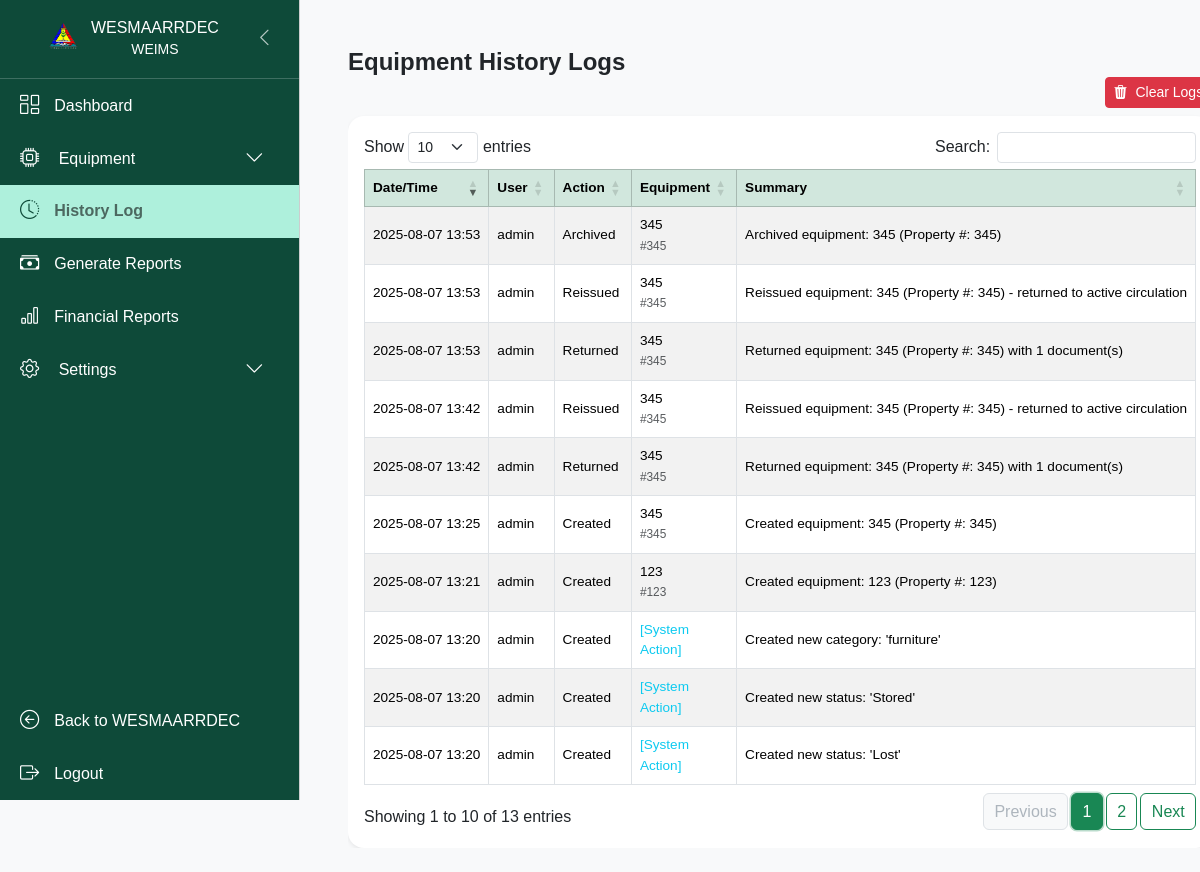
The page /weims/history-logs/ (signed in) on the database as committed earlier.
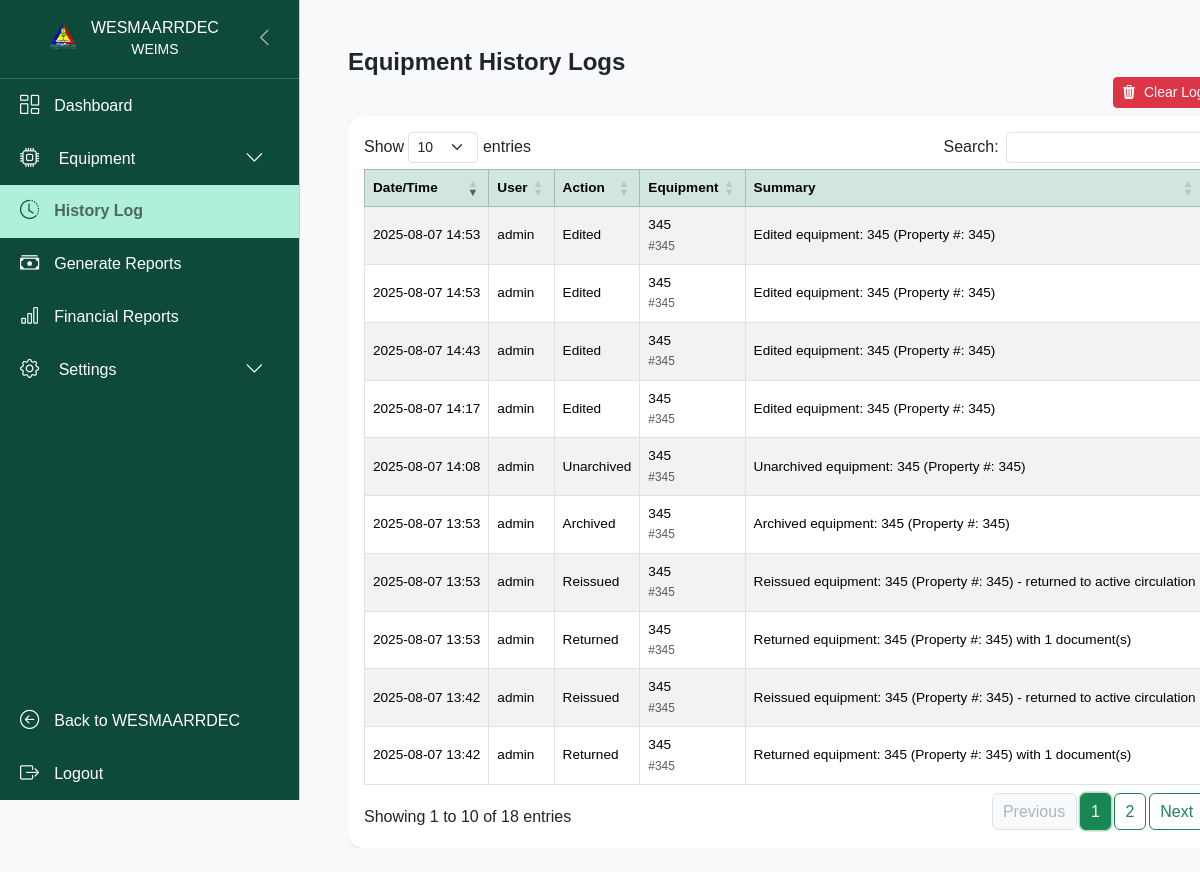
The same page on the database as committed later.
### equipments/models.py (models this page shows, shortened)
class EquipmentActionLog(models.Model):
    ACTION_CHOICES = [
        ('create', 'Created'),
        ('edit', 'Edited'),
        ('delete', 'Deleted'),
        ('archive', 'Archived'),
        ('unarchive', 'Unarchived'),
        ('return', 'Returned'),
        ('reissue', 'Reissued'),
    ]
    equipment = models.ForeignKey('Equipment', on_delete=models.SET_NULL, null=True, blank=True)
    action = models.CharField(max_length=20, choices=ACTION_CHOICES)
    user = models.ForeignKey(settings.AUTH_USER_MODEL, on_delete=models.SET_NULL, null=True)
    timestamp = models.DateTimeField(auto_now_add=True)
    summary = models.TextField(blank=True, null=True)

class Equipment(models.Model):
    user_image = models.ImageField(
        upload_to=image_path,
        default='equipment_pic/default.jpg',
        verbose_name="Equipment Image"
    )
    item_propertynum = models.CharField(max_length=50, blank=True, null=True, verbose_name="Property Number")
    item_name = models.CharField(max_length=50, verbose_name="Item Name")
    item_desc = models.CharField(max_length=50, blank=True, null=True, verbose_name="Item Description")
    additional_info = models.CharField(max_length=1000, blank=True, null=True, verbose_name="Additional Info")
    item_purdate = models.DateField(blank=True, null=True, verbose_name="Purchase Date")
    po_number = models.CharField(max_length=50, blank=True, null=True, verbose_name="PO Number")
    fund_source = models.CharField(max_length=100, blank=True, null=True, verbose_name="Fund Source")
    supplier = models.CharField(max_length=100, blank=True, null=True, verbose_name="Supplier")
    item_amount = models.DecimalField(max_digits=12, decimal_places=2, verbose_name="Amount")
    project_name = models.CharField(max_length=100, blank=True, null=True, verbose_name="Project Name")
    assigned_to = models.CharField(max_length=100, blank=True, null=True, verbose_name="Assigned To")
    end_user = models.CharField(max_length=100, blank=True, null=True, verbose_name="End User")
    location = models.CharField(max_length=100, blank=True, null=True, verbose_name="Location")
    current_location = models.CharField(max_length=100, blank=True, null=True, verbose_name="Current Location")
    assignment_reason = models.TextField(blank=True, null=True, verbose_name="Assignment Change Reason")
    user_change_reason = models.TextField(blank=True, null=True, verbose_name="End User Change Reason")
    location_change_reason = models.TextField(blank=True, null=True, verbose_name="Location Change Reason")
    current_location_reason = models.TextField(blank=True, null=True, verbose_name="Current Location Change Reason")
    category = models.ForeignKey(Category, on_delete=models.CASCADE, verbose_name="Category", default=1)
    status = models.ForeignKey(Status, on_delete=models.CASCADE, verbose_name="Status", default=1)
    emp = models.ForeignKey(settings.AUTH_USER_MODEL, on_delete=models.CASCADE, verbose_name="Employee")
    created_at = models.DateTimeField(auto_now_add=True, verbose_name="Created At")
    updated_at = models.DateTimeField(auto_now=True, verbose_name="Updated At")
    created_by = models.ForeignKey(
        settings.AUTH_USER_MODEL,
        related_name='equipment_created',
        on_delete=models.SET_NULL,
        null=True,
        blank=True,
        verbose_name="Created By"
    )
    updated_by = models.ForeignKey(
        settings.AUTH_USER_MODEL,
        related_name='equipment_updated',
        on_delete=models.SET_NULL,
        null=True,
        blank=True,
        verbose_name="Updated By"
    )
    order_receipt = models.FileField(upload_to='receipts/', null=True, blank=True)
    is_returned = models.BooleanField(default=False)
    return_document = models.FileField(upload_to='return_docs/', null=True, blank=True, verbose_name="Return Document")
    return_remarks = models.TextField(blank=True, null=True, verbose_name="Return Remarks")
    return_condition = models.CharField(max_length=50, blank=True, null=True, verbose_name="Condition Upon Return")
    return_type = models.CharField(max_length=30, blank=True, null=True, verbose_name="Return Type")
    returned_by = models.CharField(max_length=100, blank=True, null=True, verbose_name="Returned By")
    received_by = models.CharField(max_length=100, blank=True, null=True, verbose_name="Received By")
    damage_reason = models.TextField(blank=True, null=True, verbose_name="Damage Reason")
    lost_remarks = models.TextField(blank=True, null=True, verbose_name="Lost Remarks")
    is_archived = models.BooleanField(default=False)
    date_archived = models.DateTimeField(null=True, blank=True)
    archived_by = models.ForeignKey(
        settings.AUTH_USER_MODEL,
        null=True,
        blank=True,
        related_name='archived_equipments',
        on_delete=models.SET_NULL
    )
    class Meta:
        verbose_name = "Equipment"
        verbose_name_plural = "Equipment Records"

### auth_user/models.py (models this page shows)
class User(AbstractUser):
    profile_picture = models.ImageField(upload_to='profile_pictures/', null=True, blank=True)
    researcher = models.BooleanField(default=False)
    secretariat = models.BooleanField(default=False)
    stakeholder = models.BooleanField(default=False)

### equipments/views.py (the view)
# urls.py: path('history-logs/', views.history_logs, name='history_logs'),
@login_required
@user_passes_test(is_admin_or_superadmin)
def history_logs(request):
    logs = EquipmentActionLog.objects.select_related('user', 'equipment').order_by('-timestamp')[:500]  # Limit for performance
    return render(request, 'equipments/history_logs.html', {'logs': logs})

### cmscore/forms.py
class SearchForm(forms.Form):
     query = forms.CharField(max_length=100, required=True, widget=forms.TextInput(attrs={'placeholder': 'Search...'}))

### cmscore/context_processors.py (called while the page is built)
def search_form(request):
    return {'form': SearchForm()}

### equipments/helpers.py (called while the page is built)
def is_admin_or_superadmin(user):
    return user.is_superuser or user.groups.filter(name='admin').exists() or getattr(user, 'secretariat', False)

### equipments/templates/equipments/history_logs.html (shortened to what this page needs)
{% extends 'equipments/base.html' %}
{% block content %}
<div class="container-fluid mt-4 px-4">
  <h4 class="fw-semibold mb-0">Equipment History Logs</h4>
  <div class="table-responsive">
    <div class="d-flex justify-content-end mb-2">
    <form method="post" action="{% url 'equipments:clear_history_logs' %}" onsubmit="return confirm('Are you sure you want to clear all history logs?');">
        <button type="submit" class="btn btn-danger btn-sm">
          <i class="bi bi-trash3-fill me-1"></i> Clear Logs
        </button>
    </form>
    </div>
  <div class="card shadow-sm border-0 rounded-4">
    <div class="card-body p-3">
      <div class="table-responsive">
        <table id="logsTable" class="table table-hover table-striped table-bordered align-middle text-nowrap small">
          <thead class="table-success text-center align-middle">
            <tr>
              <th>Date/Time</th>
              <th>User</th>
              <th>Action</th>
              <th>Equipment</th>
              <th>Summary</th>
            </tr>
          </thead>
          <tbody>
            {% for log in logs %}
            <tr>
              <td>{{ log.timestamp|date:"Y-m-d H:i" }}</td>
              <td>{{ log.user.get_full_name|default:log.user.username|default:"System" }}</td>
              <td>{{ log.get_action_display }}</td>
              <td>
                {% if log.equipment %}
                  {{ log.equipment.item_name }}<br>
                  <small class="text-muted">#{{ log.equipment.item_propertynum }}</small>
                {% else %}
                  {% if log.action == 'delete' %}
                    <span class="text-danger">[Equipment Deleted]</span>
                  {% elif 'Bulk updated' in log.summary or 'category' in log.summary|lower or 'status' in log.summary|lower or 'Cleared all' in log.summary %}
                    <span class="text-info">[System Action]</span>
                  {% else %}
                    <span class="text-muted">[No Equipment]</span>
                  {% endif %}
                {% endif %}
              </td>
              <td>{{ log.summary }}</td>
            </tr>
            {% endfor %}
          </tbody>
        </table>
      </div>
    </div>
  </div>
</div>
<link rel="stylesheet" href="https://cdn.datatables.net/1.13.4/css/dataTables.bootstrap5.min.css">
{% endblock %}

Rows that differ between the two databases and show on the page:
no longer on this page (row unchanged): EquipmentActionLog: timestamp "2025-08-07 13:25", user.get_full_name "admin", action "Created", equipment.item_name "345", equipment.item_propertynum "345", summary "Created equipment: 345 (Property #: 345)"
no longer on this page (row unchanged): EquipmentActionLog: timestamp "2025-08-07 13:21", user.get_full_name "admin", action "Created", equipment.item_name "123", equipment.item_propertynum "123", summary "Created equipment: 123 (Property #: 123)"
no longer on this page (row unchanged): EquipmentActionLog: timestamp "2025-08-07 13:20", user.get_full_name "admin", action "Created", shows "[System Action]", summary "Created new category: 'furniture'"
no longer on this page (row unchanged): EquipmentActionLog: timestamp "2025-08-07 13:20", user.get_full_name "admin", action "Created", shows "[System Action]", summary "Created new status: 'Stored'"
no longer on this page (row unchanged): EquipmentActionLog: timestamp "2025-08-07 13:20", user.get_full_name "admin", action "Created", shows "[System Action]", summary "Created new status: 'Lost'"
added EquipmentActionLog: timestamp "2025-08-07 14:53", user.get_full_name "admin", action "Edited", equipment.item_name "345", equipment.item_propertynum "345", summary "Edited equipment: 345 (Property #: 345)"
added EquipmentActionLog: timestamp "2025-08-07 14:53", user.get_full_name "admin", action "Edited", equipment.item_name "345", equipment.item_propertynum "345", summary "Edited equipment: 345 (Property #: 345)"
added EquipmentActionLog: timestamp "2025-08-07 14:43", user.get_full_name "admin", action "Edited", equipment.item_name "345", equipment.item_propertynum "345", summary "Edited equipment: 345 (Property #: 345)"
added EquipmentActionLog: timestamp "2025-08-07 14:17", user.get_full_name "admin", action "Edited", equipment.item_name "345", equipment.item_propertynum "345", summary "Edited equipment: 345 (Property #: 345)"
added EquipmentActionLog: timestamp "2025-08-07 14:08", user.get_full_name "admin", action "Unarchived", equipment.item_name "345", equipment.item_propertynum "345", summary "Unarchived equipment: 345 (Property #: 345)"
Other text that changed with them:
text written by a page script: "Show entries Search: Showing 1 to 10 of 13 entries Previous 1 2 Next" → "Show entries Search: Showing 1 to 10 of 18 entries Previous 1 2 Next"
